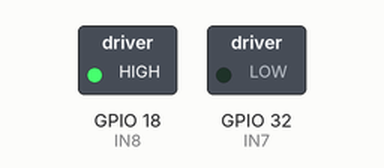
A sketch run on a simulated ESP32. Shown: switched loads named in the sketch (green lamp = pin HIGH). Dashed ring = blinking.

Above: at 0.5 s.
Timing chart, 0 to 4.6 s (numbered marks = the images above):
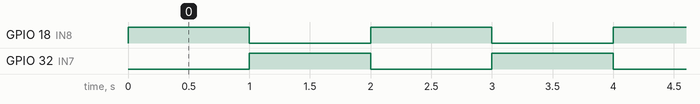

Measured:
- by itself, GPIO 18 (IN8), GPIO 32 (IN7): alternates HIGH for 1.0 s and LOW for 1.0 s

The sketch:

pruebaMotoresESP32.ino
```cpp
#define IN7 32  // Motor 2 - Izquierdo trasero
#define IN8 18

void setup() {
  pinMode(IN7, OUTPUT);
  pinMode(IN8, OUTPUT);
}

void loop() {
  digitalWrite(IN7, LOW);
  digitalWrite(IN8, HIGH);  // Motor 2
  delay(1000);
  digitalWrite(IN7, HIGH);
  digitalWrite(IN8, LOW);  // Motor 2
  delay(1000);
}
```
